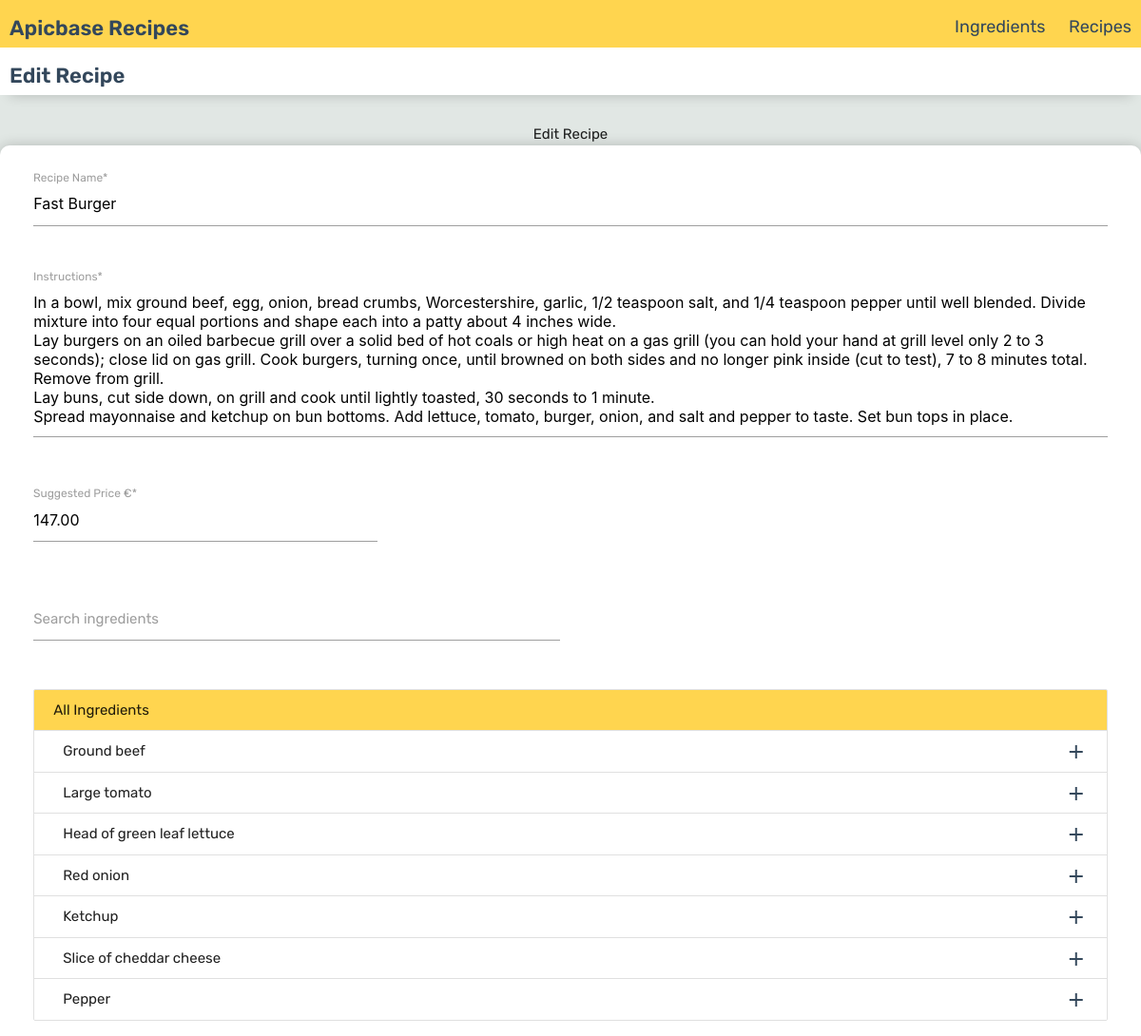
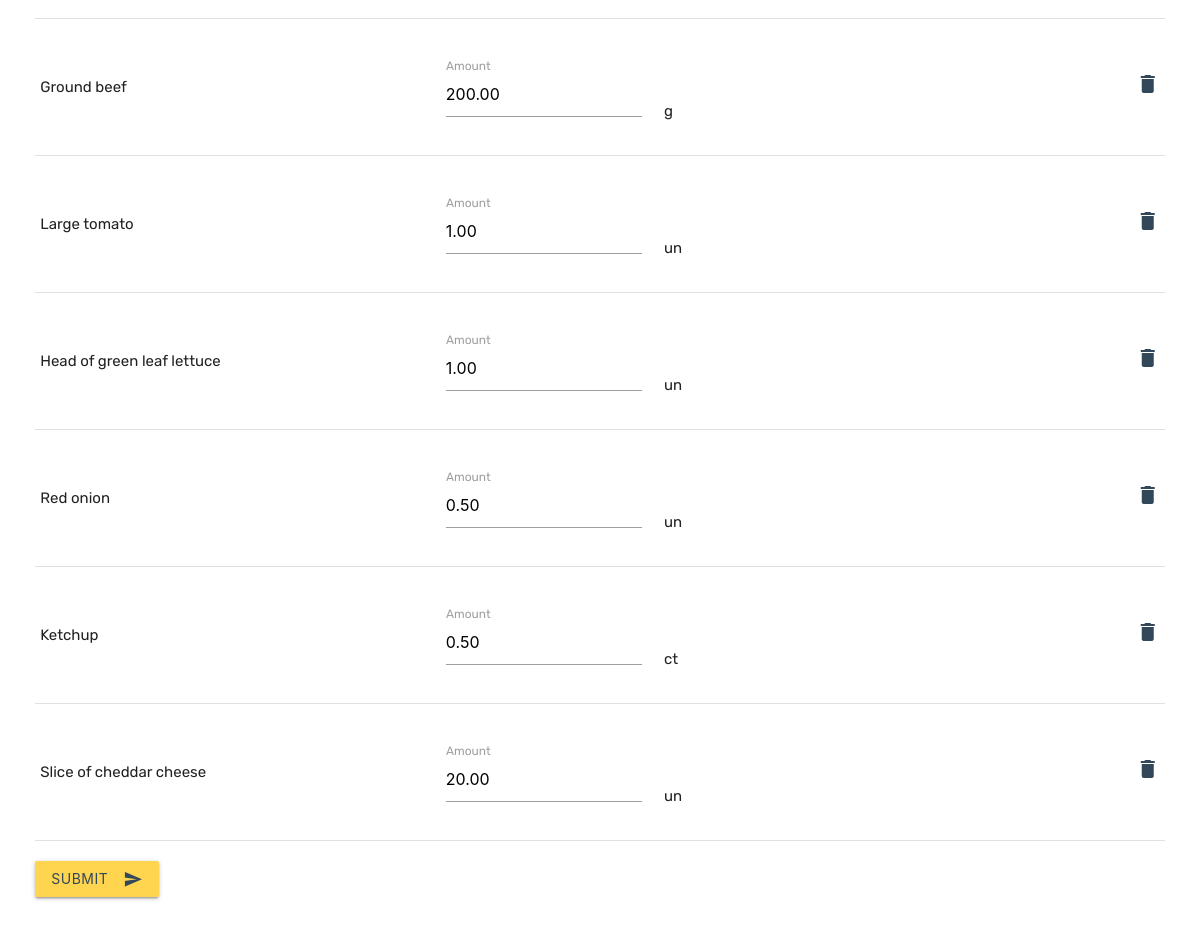
The app's page /recipes/3/edit/ with its own data (2 pictures, top to bottom).
### abrecipes/recipes/models.py (models this page shows, shortened)
class Recipe(models.Model):
    name = models.CharField(max_length=2000)
    price = models.DecimalField(max_digits=12, decimal_places=2, blank=True, null=True)
    ingredients = models.ManyToManyField(Ingredient, through='RecipeIngredient')
    instructions = models.TextField()
    image_url = models.CharField(max_length=500, default="https://twisper.com/wp-content/uploads/2020/03/close-up-photo-of-burger-3915906-scaled.jpg")
    created_at = models.DateTimeField(auto_now_add=True, blank=True, null=True)
    class Meta:
        db_table = 'recipe'
        default_permissions = ('add', 'change', 'delete', 'view')

class Ingredient(models.Model):
    name = models.CharField(max_length=2000)
    article_number = models.CharField(max_length=20, unique=True)
    cost = models.DecimalField(max_digits=12, decimal_places=2)
    metric = models.CharField(choices=UNIT_CHOICES, max_length=6)
    created_at = models.DateTimeField(auto_now_add=True, blank=True, null=True)
    amount_per_cost = models.FloatField()
    class Meta:
        db_table = 'ingredient'
        default_permissions = ('add', 'change', 'delete', 'view')

class RecipeIngredient(models.Model):
    ingredient = models.ForeignKey(Ingredient, on_delete=models.CASCADE)
    recipe = models.ForeignKey(Recipe, on_delete=models.CASCADE, related_name='recipe_ingredient')
    amount = models.FloatField()
    class Meta:
        db_table = 'recipe_ingredient'
        default_permissions = ('add', 'change', 'delete', 'view')

### abrecipes/recipes/views.py (the view)
# urls.py: path('recipes/<int:pk>/edit/', views.RecipeForm.as_view(), name='recipe_edit'),
class RecipeForm(TemplateView):
    template_name = "recipes/recipe_form.html"
    def get_context_data(self, **kwargs):
        context = super().get_context_data(**kwargs)
        if self.kwargs.get('pk'):
            context['recipe'] = get_object_or_404(Recipe, pk=self.kwargs.get('pk'))
        context['ingredients'] = Ingredient.objects.all()
        context['unit_choices'] = UNIT_CHOICES
        return context

### abrecipes/templates/recipes/recipe_form.html (shortened to what this page needs)
{% extends "base.html" %}
{% load static %}
{% block customcss %}
<link href="{% static 'css/recipes/recipe_form.css' %}" rel="stylesheet">
{% endblock customcss %}
{% block content %}
{% block current_section %}
{% if recipe.id %}
Edit Recipe
{% else %}
Create Recipe
{% endif %}
{% endblock current_section %}
<div class="recipe-form">
    <div class="row">
        <form id="form-recipe" class="col s12" autocomplete="off">
            <div class="row">
                <div class="input-field col s12">
                    <input value="{{recipe.name}}" id="recipe_name" class="validate" type="text" required>
                    <label for="recipe_name">Recipe Name*</label>
                </div>
            </div>
            <div class="row">
                <div class="input-field col s12">
                    <textarea id="instructions" class="materialize-textarea validate" required>{{recipe.instructions}}</textarea>
                    <label for="instructions">Instructions*</label>
                </div>
            </div>
            <div class="row">
                <div class="input-field col s4">
                    <input id="price" step="any" min="0" type="number" value="{{recipe.price|stringformat:".2f"}}" class="validate" required>
                    <label for="price">Suggested Price €*</label>
                </div>
            </div>
            <div class="row">
                <div class="input-field col s6">
                    <input id="search_ingredients" type="text" oninput="onSearch(this)">
                    <label for="search_ingredients">Search ingredients</label>
                </div>
            </div>
            <div class="row">
                <div class="col s12">
                    <ul id="ingredients" class="collection with-header">
                        <li class="collection-header amber lighten-2">All Ingredients</li>
                        {% for ingredient in ingredients %}
                            <li class="collection-item ingredient" name="{{ingredient.name}}"  metric="{{ingredient.get_metric_display}}" iid="{{ingredient.id}}">
                                <div>{{ingredient.name}}
                                    <a href="#!" class="secondary-content">
                                        <i class="material-icons" onclick="addIngredient(this)" iid="{{ingredient.id}}">add
                                        </i>
                                    </a>
                                </div>
                            </li>
                        {% endfor %}
                    </ul>
                </div>
            </div>
            <div class="row">
                <div class="col s12">
                    <table>
                        <tbody id="recipe-ingredients">
                            {% for ri in recipe.recipe_ingredient.all %}
                            <tr riid="{{ri.ingredient.id}}">
                                <td>{{ri.ingredient.name}}</td>
                                <td>
                                    <div class="amount-input">
                                        <div class="input-field col s4">
                                            <input id="amount-{{ri.ingredient.id}}" step="any" min="0" type="number" value="{{ri.amount|stringformat:".2f"}}" class="validate" required>
                                            <label for="amount-{{ri.ingredient.id}}">Amount</label>
                                        </div>
                                        <div class="metric col s1">{{ri.ingredient.metric}}</div>
                                    </div>
                                </td>
                                <td>
                                    <a href="#!" class="secondary-content">
                                        <i class="material-icons" onclick="removeIngredient(this)" riid="{{ri.ingredient.id}}">delete</i>
                                    </a>
                                </td>
                            </tr>
                            {% endfor %}
                        </tbody>
                    </table>
                </div>
            </div>
            <button class="btn waves-effect waves-light amber lighten-2" type="submit">Submit
                <i class="material-icons right">send</i>
            </button>
        </form>
    </div>
</div>
{% endblock content %}

### abrecipes/static/css/project.css (style rules this page uses)
* { margin: 0; padding: 0; outline: 0; box-sizing: border-box; font-family: Rubik; }
html, body { height: 100%; width: 100%; }
body { background-color: #E1E7E4; }
.btn { color: #33475b; }
i { color: #33475b; }

### abrecipes/static/css/recipes/recipe_form.css (style rules this page uses)
.recipe-form { background-color: white; margin: 0px 30px; padding: 24px; min-width: 240px; max-width: 1200px; border-radius: 10px; box-shadow: 0 0 14px 0 rgb(0, 0, 0, 0.2); width: 100%; }
#ingredients { max-height: 600px; overflow: auto; }
.amount-input { margin-top: 22px; }
.metric { margin-top: 44px; }

### records on screen
Recipe: name "Fast Burger", instructions "In a bowl, mix ground beef, egg, onion, bread crumbs, Worcestershire, garlic, 1/2 teaspoon salt, and 1/4 teaspoon pepper until well blended. Divide mixture into four equal portions and shape each into a patty about 4 inches wide. Lay burgers on an oiled barbecue grill over a solid bed of hot coals or high heat on a gas grill (you can hold your hand at grill level only 2 to 3 seconds); close lid on gas grill. Cook burgers, turning once, until browned on both sides and no longer pink inside (cut to test), 7 to 8 minutes total. Remove from grill. Lay buns, cut side down, on grill and cook until lightly toasted, 30 seconds to 1 minute. Spread mayonnaise and ketchup on bun bottoms. Add lettuce,…", price "147.00"
Ingredient: name "Ground beef"
Ingredient: name "Large tomato"
Ingredient: name "Head of green leaf lettuce"
Ingredient: name "Red onion"
Ingredient: name "Ketchup"
Ingredient: name "Slice of cheddar cheese"
Ingredient: name "Pepper"
RecipeIngredient: ingredient.name "Ground beef", amount "200.00", ingredient.metric "g"
RecipeIngredient: ingredient.name "Large tomato", amount "1.00", ingredient.metric "un"
RecipeIngredient: ingredient.name "Head of green leaf lettuce", amount "1.00", ingredient.metric "un"
RecipeIngredient: ingredient.name "Red onion", amount "0.50", ingredient.metric "un"
RecipeIngredient: ingredient.name "Ketchup", amount "0.50", ingredient.metric "ct"
RecipeIngredient: ingredient.name "Slice of cheddar cheese", amount "20.00", ingredient.metric "un"
